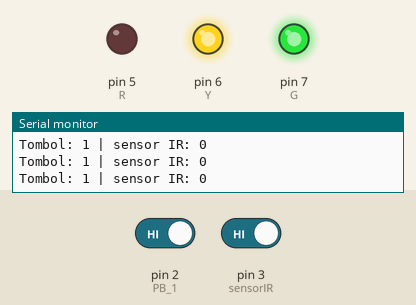
Bench run of a sketch on a simulated Arduino Uno, built with avr-gcc and run on an emulated ATmega328P. Shown: output pins drawn as LEDs (lit = HIGH), the last lines printed to the serial monitor. The inputs (shaded band) are chosen by the test bench; at power-on: pin 2 (PB_1) HIGH, pin 3 (sensorIR) HIGH.

Above: at 1.2 s.
1.3 s: pin 2 (PB_1) driven LOW
At 1.9 s:
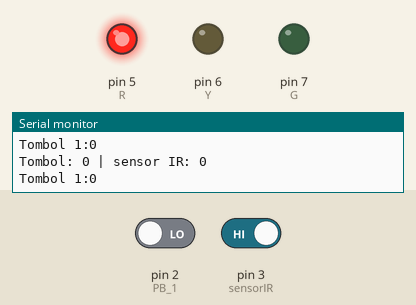
2.8 s: pin 2 (PB_1) driven HIGH
5.8 s: pin 2 (PB_1) driven LOW and pin 3 (sensorIR) driven LOW
8.8 s: pin 2 (PB_1) driven HIGH and pin 3 (sensorIR) driven HIGH
Timing chart, 0 to 11.8 s (numbered marks = the images above; inputs shaded):
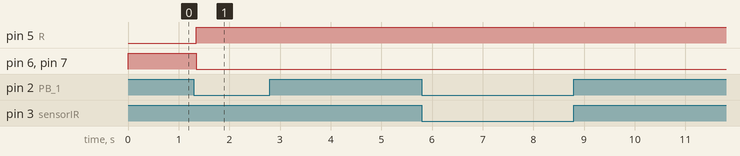

The sketch:

1.2_BUTTON_1LED__and_.ino
```cpp
int PB_1=2;
int sensorIR=3;


int R=5;
int Y=6;
int G=7;


void setup() {
 Serial.begin(9600);
 pinMode(PB_1,INPUT);
 pinMode(sensorIR,INPUT);
 pinMode(R,OUTPUT);
 pinMode(Y,OUTPUT);
 pinMode(G,OUTPUT);


}

void loop() {
  //BACA DATA
  int bacaPB_1=digitalRead(PB_1);
  int bacaIR=digitalRead(sensorIR);


//PRINT SERIAL
Serial.print("Tombol: ");
Serial.print(bacaPB_1);
Serial.print(" | sensor IR: ");
Serial.print(bacaIR);
Serial.println(); //Untuk Enter


//LOGIKA
if(bacaPB_1==0 and bacaIR==0){
  digitalWrite(R,HIGH);
  digitalWrite(Y,LOW);
  digitalWrite(G,LOW);
  Serial.println("Tombol 1:" + String(bacaPB_1));

   sensorIR=1;


}


if(bacaPB_1==1 and bacaIR==1 ){

  digitalWrite(R,LOW);
  digitalWrite(Y,HIGH);
  digitalWrite(G,HIGH);
  Serial.println("Tombol 1:" + String(bacaPB_1));

   sensorIR=1;
}
if(bacaPB_1==0 and bacaIR==1){
  digitalWrite(R,HIGH);
  Serial.println("Tombol 1:" + String(bacaPB_1));

 sensorIR=0;


}

}
```

Measured:
- after the input at 1.3 s, pin 5 (R): LOW → HIGH after 0.05 s; pin 6 (Y), pin 7 (G): HIGH → LOW after 0.05 s
